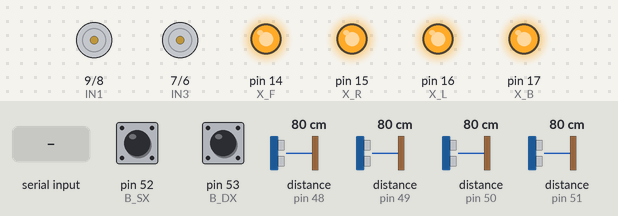
The sketch below on a simulated Arduino Mega 2560, built with avr-gcc and run on an emulated ATmega2560. On the bench: motor-driver pin pairs drawn as motors (green arrow = first pin HIGH = forward, orange = second pin HIGH = backward, longer = more drive, scaled by the enable pin), output pins drawn as LEDs (lit = HIGH). Inputs (shaded band) come from the test bench; at power-on: pin 52 (B_SX) HIGH, pin 53 (B_DX) HIGH, distance to the obstacle (sensors on pin 48, pin 49, pin 50, pin 51) 80 cm.

Above: at 1.5 s.
1.6 s: "W" received over the second serial link
At 2.8 s:
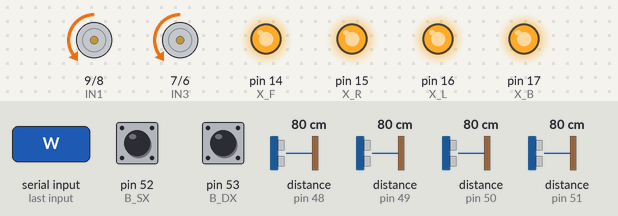
3.1 s: "S" received over the second serial link
At 3.9 s:
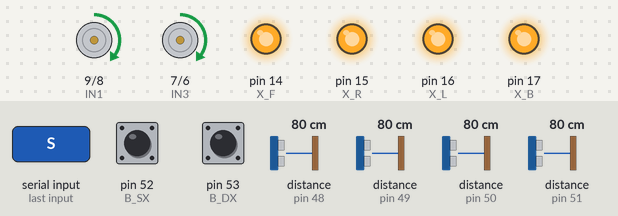
4.7 s: "D" received over the second serial link
At 5.9 s:
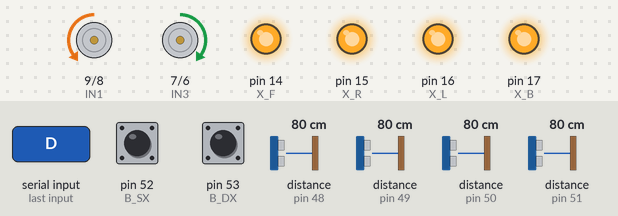
6.2 s: "A" received over the second serial link
At 7.1 s:
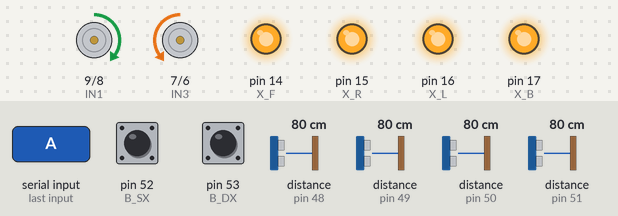
7.8 s: "Q" received over the second serial link
At 9.3 s:
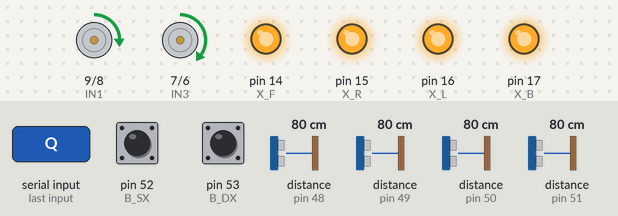
Timing chart, 0 to 10.3 s (numbered marks = the images above; inputs shaded):
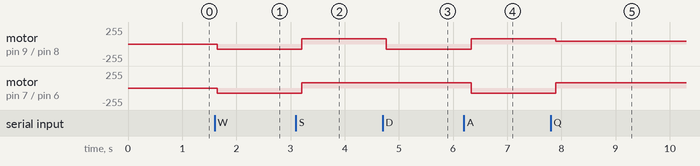

Measured:
- after the input at 1.6 s, motor on pin 9 (IN1) / pin 8 (IN2), motor on pin 7 (IN3) / pin 6 (IN4): stopped → backward 80/255 after 0.05 s
- after the input at 3.1 s, motor on pin 9 (IN1) / pin 8 (IN2), motor on pin 7 (IN3) / pin 6 (IN4): backward 80/255 → forward 80/255 after 0.11 s
- after the input at 4.7 s, motor on pin 9 (IN1) / pin 8 (IN2): forward 80/255 → backward 80/255 after 0.07 s
- after the input at 6.2 s, motor on pin 9 (IN1) / pin 8 (IN2): backward 80/255 → forward 80/255 after 0.13 s; motor on pin 7 (IN3) / pin 6 (IN4): forward 80/255 → backward 80/255 after 0.13 s
- after the input at 7.8 s, motor on pin 9 (IN1) / pin 8 (IN2): forward 80/255 → forward 40/255 after 0.09 s; motor on pin 7 (IN3) / pin 6 (IN4): backward 80/255 → forward 80/255 after 0.09 s

The sketch:

holly_mega.ino
```cpp
#include <Wire.h>
#include <VL53L0X.h>

#define ENA 10
#define IN1 9
#define IN2 8
#define IN3 7
#define IN4 6
#define ENB 5
#define X_F 14
#define X_R 15
#define X_L 16
#define X_B 17
#define B_SX 52
#define B_DX 53

int vel = 80;
char comando_rpi = 'X';
VL53L0X sF, sR, sL, sB;

void setup() {
  Serial1.begin(115200);
  Wire.begin();
  pinMode(B_SX, INPUT_PULLUP); pinMode(B_DX, INPUT_PULLUP);
  pinMode(ENA, OUTPUT); pinMode(IN1, OUTPUT); pinMode(IN2, OUTPUT);
  pinMode(ENB, OUTPUT); pinMode(IN3, OUTPUT); pinMode(IN4, OUTPUT);

  pinMode(X_F, OUTPUT); pinMode(X_R, OUTPUT); pinMode(X_L, OUTPUT); pinMode(X_B, OUTPUT);
  digitalWrite(X_F, LOW); digitalWrite(X_R, LOW); digitalWrite(X_L, LOW); digitalWrite(X_B, LOW);
  delay(100);
  initTof(sF, X_F, 0x30); initTof(sR, X_R, 0x31); initTof(sL, X_L, 0x32); initTof(sB, X_B, 0x33);
}

void initTof(VL53L0X &s, int p, uint8_t a) {
  digitalWrite(p, HIGH); delay(50);
  if(s.init()){ s.setAddress(a); s.setTimeout(200); s.startContinuous(); }
}

void loop() {
  int dF = sF.readRangeContinuousMillimeters();
  int dL = sL.readRangeContinuousMillimeters();
  int dR = sR.readRangeContinuousMillimeters();
  int dB = sB.readRangeContinuousMillimeters();
  bool bSX = (digitalRead(B_SX) == LOW);
  bool bDX = (digitalRead(B_DX) == LOW);

if (Serial1.available() > 0) { comando_rpi = Serial1.read(); }

  char azione = comando_rpi;

  // VETO DI SICUREZZA (Omnidirezionale)
  if (comando_rpi == 'W' && ((dF < 250 && dF > 0) || bSX || bDX)) azione = 'X';
  if (comando_rpi == 'S' && (dB < 200 && dB > 0)) azione = 'X';

  // Laterali meno sensibili per permettere manovre in spazi stretti
  if (comando_rpi == 'A' && (dL < 120 && dL > 0)) azione = 'X';
  if (comando_rpi == 'D' && (dR < 120 && dR > 0)) azione = 'X';

  esegui(azione);

  // Telemetria per Raspberry
  Serial1.print("DATA:"); Serial1.print(dF); Serial1.print(",");
  Serial1.print(dL); Serial1.print(","); Serial1.print(dR); Serial1.print(",");
  Serial1.print(dB); Serial1.print(","); Serial1.print(bSX); Serial1.print(",");
  Serial1.println(bDX);

  delay(40);
}

void esegui(char c) {
  if (c == 'W') muovi(vel, vel);
  else if (c == 'S') muovi(-vel, -vel);
  else if (c == 'A') muovi(-vel, vel);
  else if (c == 'D') muovi(vel, -vel);
  // CORREZIONE STERZATA IN RETRO
  else if (c == 'Q') muovi(-vel/2, -vel); // Baffo SX colpito: Culo a SX, Muso a DX
  else if (c == 'E') muovi(-vel, -vel/2); // Baffo DX colpito: Culo a DX, Muso a SX
  else stoppa();
}

void muovi(int l, int r) {
  digitalWrite(IN1, l > 0 ? LOW : HIGH); digitalWrite(IN2, l > 0 ? HIGH : LOW);
  analogWrite(ENA, abs(l));
  digitalWrite(IN3, r > 0 ? LOW : HIGH); digitalWrite(IN4, r > 0 ? HIGH : LOW);
  analogWrite(ENB, abs(r));
}

void stoppa() {
  digitalWrite(IN1, LOW); digitalWrite(IN2, LOW);
  digitalWrite(IN3, LOW); digitalWrite(IN4, LOW);
  analogWrite(ENA, 0); analogWrite(ENB, 0);
}
```
